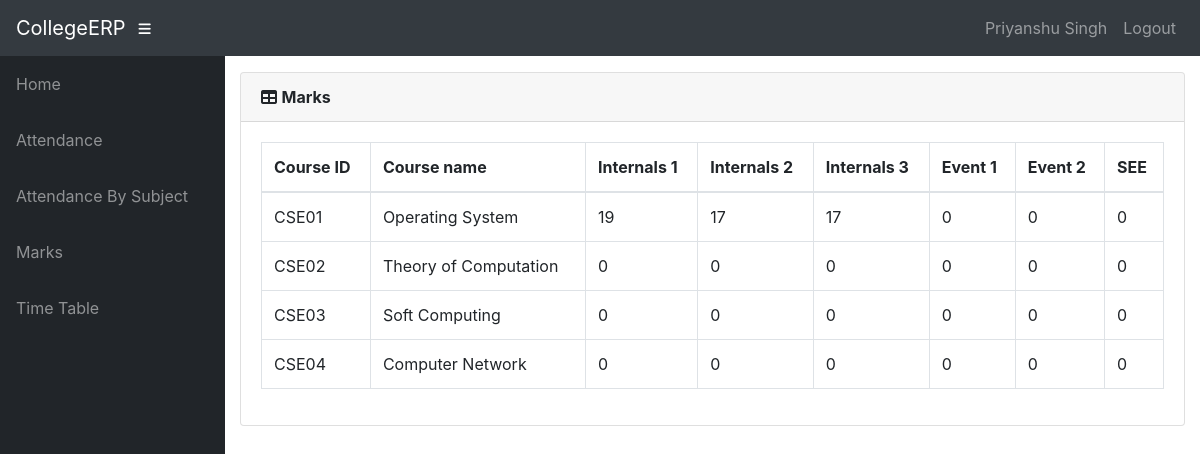
The page /info/student/19CSE01/marks_list/ (signed in) on the database its author committed.
### info/models.py (models this page shows, shortened)
class User(AbstractUser):
    @property
    def is_student(self):
        if hasattr(self, 'student'):
            return True
        return False

class Student(models.Model):
    user = models.OneToOneField(User, on_delete=models.CASCADE, null=True)
    class_id = models.ForeignKey(Class, on_delete=models.CASCADE, default=1)
    USN = models.CharField(primary_key='True', max_length=100)
    name = models.CharField(max_length=200)
    sex = models.CharField(max_length=50, choices=sex_choice, default='Male')
    DOB = models.DateField(default='2023-07-01')

class StudentCourse(models.Model):
    student = models.ForeignKey(Student, on_delete=models.CASCADE)
    course = models.ForeignKey(Course, on_delete=models.CASCADE)
    class Meta:
        unique_together = (('student', 'course'),)
        verbose_name_plural = 'Marks'

class Course(models.Model):
    dept = models.ForeignKey(Dept, on_delete=models.CASCADE)
    id = models.CharField(primary_key='True', max_length=50)
    name = models.CharField(max_length=50)
    shortname = models.CharField(max_length=50, default='X')

class Marks(models.Model):
    studentcourse = models.ForeignKey(StudentCourse, on_delete=models.CASCADE)
    name = models.CharField(max_length=50, choices=test_name, default='Periodic test 1')
    marks1 = models.IntegerField(default=0, validators=[MinValueValidator(0), MaxValueValidator(100)])
    class Meta:
        unique_together = (('studentcourse', 'name'),)

### info/views.py (the view)
# urls.py: path('student/<slug:stud_id>/marks_list/',
@login_required()
def marks_list(request, stud_id):
    stud = Student.objects.get(USN=stud_id, )
    ass_list = Assign.objects.filter(class_id_id=stud.class_id)
    sc_list = []
    for ass in ass_list:
        try:
            sc = StudentCourse.objects.get(student=stud, course=ass.course)
        except StudentCourse.DoesNotExist:
            sc = StudentCourse(student=stud, course=ass.course)
            sc.save()
            sc.marks_set.create(type='I', name='Internal test 1')
            sc.marks_set.create(type='I', name='Internal test 2')
            sc.marks_set.create(type='I', name='Internal test 3')
            sc.marks_set.create(type='E', name='Event 1')
            sc.marks_set.create(type='E', name='Event 2')
            sc.marks_set.create(type='S', name='Semester End Exam')
        sc_list.append(sc)
    return render(request, 'info/marks_list.html', {'sc_list': sc_list})

### info/templates/info/marks_list.html
{% extends 'info/base.html' %}
    {% load static %}
    {% block content %}
                  <div class="card mb-3">
            <div class="card-header">
              <i class="fas fa-table"></i>
            <b>Marks</b></div>
            <div class="card-body">
              <div class="table-responsive">
                <table class="table table-bordered" id="dataTable" width="100%" cellspacing="0">
                  <thead>
                    <tr>
                        <th>Course ID</th>
                        <th>Course name</th>
                        <th>Internals 1</th>
                        <th>Internals 2</th>
                        <th>Internals 3</th>
                        <th>Event 1</th>
                        <th>Event 2</th>
                        <th>SEE</th>
                    </tr>
                  </thead>
                  <tbody>
                    {% for sc in sc_list %}
                    <tr>
                        <td>{{ sc.course_id }}</td>
                        <td>{{sc.course.name}}</td>
                        {% for m in sc.marks_set.all %}
                            <td>{{ m.marks1 }}</td>
                        {% endfor %}
                    </tr>
                    {% empty %}
                            <p>student has no courses</p>
                    {% endfor %}
                  </tbody>
                </table>
              </div>
            </div>
          </div>
    {% endblock %}

### info/templates/info/base.html (shortened to what this page needs)
<!DOCTYPE html>
<html lang="en">
  <head>
      {% load static %}
    <link href="{% static '/info/bootstrap/vendor/bootstrap/css/bootstrap.min.css' %}" rel="stylesheet">
    <link href="{% static '/info/bootstrap/vendor/fontawesome-free/css/all.min.css' %}" rel="stylesheet" type="text/css">
    <link href="{% static '/info/bootstrap/vendor/datatables/dataTables.bootstrap4.css' %}" rel="stylesheet">
    <link href="{% static '/info/bootstrap/css/sb-admin.css' %}" rel="stylesheet">
  </head>
  <body id="page-top">
    <nav class="navbar navbar-expand navbar-dark bg-dark static-top">
      <a class="navbar-brand mr-1" href="{% url 'index' %}">CollegeERP</a>
      <button class="btn btn-link btn-sm text-white order-1 order-sm-0" id="sidebarToggle" href="#">
        <i class="fas fa-bars"></i>
      </button>
        <div class="collapse navbar-collapse" id="navbarResponsive">
          <ul class="navbar-nav ml-auto">
            <li class="nav-item">
                {% if request.user.is_student %}
                    <a class="nav-link text-capitalize">{{ request.user.student.name }}</a>
                {% elif request.user.is_teacher %}
                    <a class="nav-link text-capitalize">{{ request.user.teacher.name }}</a>
                {% endif %}
            </li>
            <li class="nav-item">
                <a class="nav-link" href="#" data-toggle="modal" data-target="#logoutModal">Logout</a>
            </li>
          </ul>
        </div>
    </nav>
    <div id="wrapper">
      <ul class="sidebar navbar-nav">
            <li class="nav-item">
              <a class="nav-link" href="{% url 'index' %}">
                <span>Home</span>
              </a>
            </li>
        {% if request.user.is_student %}
            <li class="nav-item">
              <a class="nav-link" href="{% url 'attendance' request.user.student.USN %}">
                <span>Attendance</span>
              </a>
            </li>
            <li class="nav-item">
              <a class="nav-link" href="{% url 'attendance' request.user.student.USN %}">
                <span>Attendance By Subject</span>
              </a>
            </li>
            <li class="nav-item">
              <a class="nav-link" href="{% url 'marks_list' request.user.student.USN %}">
                <span>Marks</span>
              </a>
            </li>
              <li class="nav-item">
              <a class="nav-link" href="{% url 'timetable' request.user.student.class_id_id %}">
                <span>Time Table</span>
              </a>
            </li>
        {% endif %}
      </ul>
      <div id="content-wrapper">
        <div class="container-fluid">
            {% block content %}
            {% endblock %}
        </div>
      </div>
    </div>
  </body>
</html>

### rows shown on the page
User: user.student.name "Priyanshu Singh"
StudentCourse: course_id "CSE01", course.name "Operating System"
Marks: marks1 "19"
Marks: marks1 "17"
Marks: marks1 "17"
Marks: marks1 "0"
Marks: marks1 "0"
Marks: marks1 "0"
StudentCourse: course_id "CSE02", course.name "Theory of Computation"
Marks: marks1 "0"
Marks: marks1 "0"
Marks: marks1 "0"
Marks: marks1 "0"
Marks: marks1 "0"
Marks: marks1 "0"
StudentCourse: course_id "CSE03", course.name "Soft Computing"
Marks: marks1 "0"
Marks: marks1 "0"
Marks: marks1 "0"
Marks: marks1 "0"
Marks: marks1 "0"
Marks: marks1 "0"
StudentCourse: course_id "CSE04", course.name "Computer Network"
Marks: marks1 "0"
Marks: marks1 "0"
Marks: marks1 "0"
Marks: marks1 "0"
Marks: marks1 "0"
Marks: marks1 "0"
